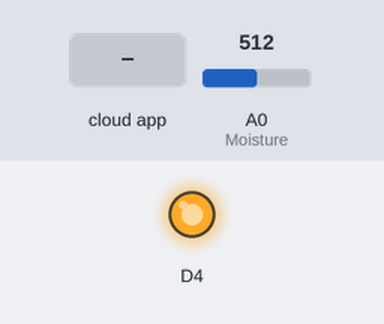
This sketch was run on a simulated ESP8266 (NodeMCU). Parts: output pins drawn as LEDs (lit = HIGH, except the on-board LED, lit = LOW). The inputs (shaded band) are chosen by the test bench; at power-on: A0 (Moisture) = 512. WiFi joins after 1.5 s; servers stay silent unless stated; the Firebase database answers and starts empty; what the sketch prints to the serial monitor is not drawn.

Above: at 2.7 s.
2.8 s: the phone or cloud app sets Sensor4 to 1
At 4.6 s:
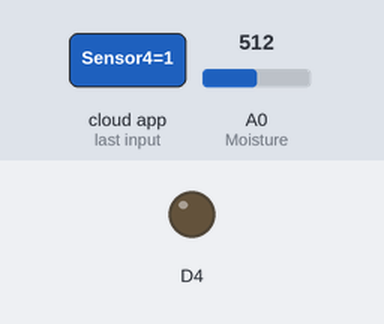
5.3 s: the phone or cloud app sets Sensor4 to 0
At 7.5 s:
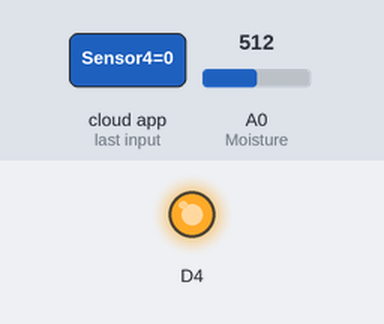
Timing chart, 0 to 9.0 s (numbered marks = the images above; inputs shaded):
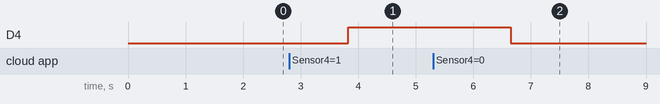

Measured:
- after the input at 2.8 s, D4: LOW → HIGH after 1.0 s
- after the input at 5.3 s, D4: HIGH → LOW after 1.3 s

The sketch:

espfire.ino
```cpp
// (licence header left out)
//FirebaseESP8266.h must be included before ESP8266WiFi.h
#include "FirebaseESP8266.h"  // Install Firebase ESP8266 library
#include <ESP8266WiFi.h>


#define FIREBASE_HOST "fir-all-9d29a-default-rtdb.firebaseio.com" //Without http:// or https:// schemes
#define FIREBASE_AUTH "OhQ0hID5jGItUlN8ea5jCtNlcs4Q2XvZNGZzuAAu"
#define WIFI_SSID "Engineer29"
#define WIFI_PASSWORD "76919716"

/*
 #define FIREBASE_HOST "YOUR_FIREBASE_PROJECT.firebaseio.com" //Without http:// or https:// schemes
#define FIREBASE_AUTH "YOUR_FIREBASE_DATABASE_SECRET"
#define WIFI_SSID "YOUR_WIFI_AP"
#define WIFI_PASSWORD "YOUR_WIFI_PASSWORD"
 */
/*
#define DHTPIN 2    // Connect Data pin of DHT to D2
    // Connect LED to D5
#define DHTTYPE    DHT11
DHT dht(DHTPIN, DHTTYPE);
*/
//Define FirebaseESP8266 data object
int led = D0;
FirebaseData firebaseData;
FirebaseData ledData;

FirebaseJson json;


void setup()
{
  Serial.begin(9600);
  pinMode(A0, INPUT);
  pinMode(BUILTIN_LED, OUTPUT);

  WiFi.begin(WIFI_SSID, WIFI_PASSWORD);
  Serial.print("Connecting to Wi-Fi");
  while (WiFi.status() != WL_CONNECTED)
  {
    Serial.print(".");
    delay(300);
  }
  Serial.println();
  Serial.print("Connected with IP: ");
  Serial.println(WiFi.localIP());
  Serial.println();

  Firebase.begin(FIREBASE_HOST, FIREBASE_AUTH);
  Firebase.reconnectWiFi(true);
}
void sensorUpdate(){
 int Moisture = A0;
 int soil_moisture = analogRead(Moisture);   // read moisture sensor
// Moisture = soil_moisture;        //convert string to int
 Serial.println("Moisture Value : ");
  Serial.println(soil_moisture);
 delay(2000);

if (Firebase.setFloat(firebaseData, "/def_strings/sensors/sensor2",soil_moisture))
  {
    Serial.println("PASSED");
    Serial.println("PATH: " + firebaseData.dataPath());
    Serial.println("TYPE: " + firebaseData.dataType());
    Serial.println("ETag: " + firebaseData.ETag());
    Serial.println("------------------------------------");
    Serial.println();
  }
  else
  {
    Serial.println("FAILED");
    Serial.println("REASON: " + firebaseData.errorReason());
    Serial.println("------------------------------------");
    Serial.println();
  }

}
void ledf()
{
  Serial.println("led value :"+ledData.stringData());
  if (Firebase.getInt(ledData, "/def_strings/Sensor4")){
    Serial.println(ledData.intData());
    if (ledData.intData() == 1) {
    digitalWrite(BUILTIN_LED, HIGH);
    }
  else if (ledData.intData() == 0){
    digitalWrite(BUILTIN_LED, LOW);
    }
  }
  delay(500);
  }
  void loop() {
  sensorUpdate();
  ledf();

}
```
